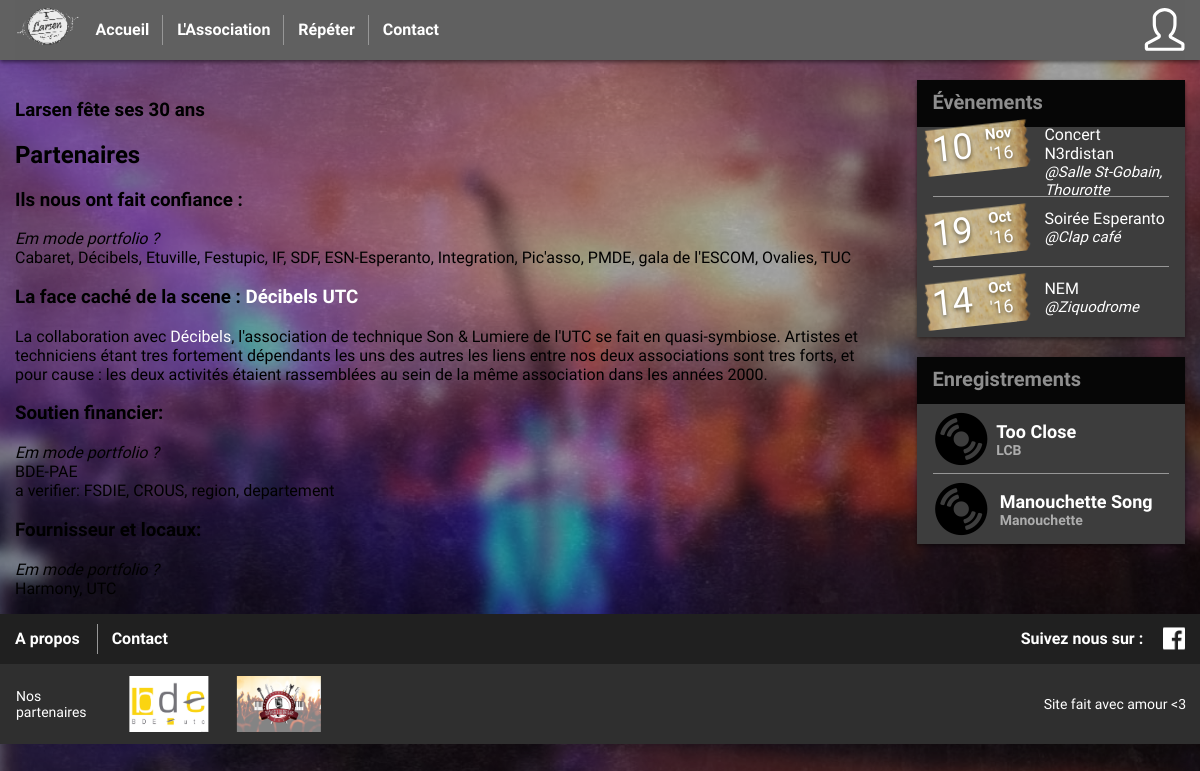
/partenaires, run on the app's committed database.
### tables this page shows
create table events (
  ID bigint primary KEY AUTO_INCREMENT,
  nom varchar(255),
  date_event date,
  lieu varchar(255),
  description text
);

### incl/Router.php (called while the page is built, shortened)
<?php
class Router {
    static private $instance;
    private $routes;
    private $crawler;
    private $controllerFolder;
    private $configFolder;
    private $params;
    public static function getInstance()
    {
        if (!isset(self::$instance))
            self::$instance = new Router();
        return self::$instance;
    }
    function __construct() {
        $this->crawler = new \DOMDocument();
        $this->params = array();
    }
    public function setFolders($configFolder, $controllerFolder, $errorController) {
         $this->controllerFolder = $controllerFolder;
        $this->configFolder = $configFolder;
    }
    public function loadRoutes() {
        $this->crawler->load($this->configFolder.'/route.xml');
        foreach($this->crawler->getElementsByTagName("routes")->item(0)->childNodes as $route) {
            if($route->nodeName == "route") {
                $newRoute = array(
                    "url"=> $route->getAttribute("path"),
                    "controller" => $route->getElementsByTagName("controller")->item(0)->nodeValue,
                    "action" => $route->getElementsByTagName("action")->item(0)->nodeValue
                );
                if($route->getElementsByTagName("requirements")->length != 0) {
                    $requirementsArray = array();
                    $requirements = $route->getElementsByTagName("requirements")->item(0)->childNodes;
                    for($i=0; $i < $requirements->length; $i++) {
                        if($requirements->item($i)->nodeName != "#text") {
                            if(strpos($newRoute["url"], ':'.$requirements->item($i)->nodeName) !== false) {
                                $requirementsArray[$requirements->item($i)->nodeName] = $requirements->item($i)->getAttribute("value");
                            }
                        }
                    }
                    if(!empty($requirementsArray)) {
                        $newRoute["requirements"] = $requirementsArray;
                    }
                }
                $this->routes[$route->getAttribute("id")] = $newRoute;
            }
        }
    }
    public function matchRoute() {
        $requestedURL = explode('/', trim((isset($_GET['url'])) ? $_GET['url'] : '', '/'));
        $callRoute = null;
        foreach($this->routes as $route) {
            $url = explode('/', trim($route["url"], '/'));
            $params = array();
            if(count($requestedURL) == count($url)) {
                $status = true;
                for($i = 0; $i < count($url); $i++) {
                    if($url[$i] != '' && $url[$i][0] == ':') {
                        if(@array_key_exists(substr($url[$i], 1), $route["requirements"]) && !preg_match("#^".$route["requirements"][substr($url[$i], 1)]."$#",$requestedURL[$i])) {
                            $status=false;
                            break;
                        }
                        $params[substr($url[$i], 1)] = $requestedURL[$i];
                    }
                    elseif($url[$i] != $requestedURL[$i]) {
                        $status = false;
                        break;
                    }
                }
                if(!$status) {
                    unset($params);
                }
                else {
                    $callRoute = $route;
                    $this->params = $params;
                    break;
                }
            }
        }
        if($callRoute && is_file($this->controllerFolder.'/'.$callRoute["controller"].'Controller.php')) {
            $action = $callRoute["action"].'Action';
        }
        else {
            return $this->error404Redirection();
        }
        $controller = new $class();
        if(!is_callable(array($controller, $action))) {
            return $this->error404Redirection();
        }
        else {
            return $controller->$action($this->params);
        }
    }
    public function getUrl($routeName, $params = null) {
        if(!array_key_exists($routeName, $this->routes)) {
            throw new \Exception('Route doesn\'t exist');
        }
        else {
            $url = $this->routes[$routeName]["url"];
            if($params && (!strpos($this->routes[$routeName]["url"], ':') !== false)) {
                throw new \Exception('This route doesn\'t expect parmameters');
            }
            else if(!$params && (strpos($this->routes[$routeName]["url"], ':') !== false)){
                throw new \Exception('This route needs parameters');
            }
            else if(strpos($this->routes[$routeName]["url"], ':') !== false) {
                foreach ($params as $key=>$value) {
                    $url = str_replace(":".$key, $value, $url);
                }
            }
            return '/larsenUTC'.$url;
        }
    }
}

### controllers/associationController.php (called while the page is built, shortened)
<?php
class AssociationController {
	public function partenairesAction() {
		include_once('./views/partenaires.php');
	}
}

### controllers/side_bar/C_s_blog.php (called while the page is built)
<?php
include_once('./models/M_events.php');
$events = get_events(0,3);
$records = array(
    array(
        "name" => "<a href='https://soundcloud.com/d-cibels-utc/too-close-cover'>Too Close</a>",
        "artist" => "LCB",
        "type" => "audio"
    ),
    array(
        "name" => "<a href='https://soundcloud.com/d-cibels-utc/manouchette-song'>Manouchette Song</a>",
        "artist" => "Manouchette",
        "type" => "audio"
    )
);
include_once('./views/side_bar/s_blog.php');

### models/M_events.php (called while the page is built, shortened)
<?php
function get_events($offset = 0, $limit = 50) {
    $db = SPDO::getSPDO();
    $req = $db->prepare('SELECT * FROM events ORDER BY date_event DESC LIMIT :offset, :limit');
    $req->bindParam('offset', $offset, PDO::PARAM_INT);
    $req->bindParam('limit', $limit, PDO::PARAM_INT);
    $req->execute();
    return $req->fetchAll();
}

### views/side_bar/s_blog.php (the view)
<div class="list-module row">
    <div class="col-md-12">
        <div class="row list-module-title">
            <div class="col-md-12">
                <h3>Évènements</h3>
            </div>
        </div>
        <div class="row">
            <?php
            foreach($events as $event) { ?>
            <div class="col-md-12 list-row">
                <div class="row">
                    <div class="col-md-5 event-date">
                        <div class="row">
                            <?php echo '<div class="col-md-6"><span class="event-date-day">'.date('d', strtotime($event['date_event'])).'</span></div><div class="col-md-6"><span class="event-date-month">'.utf8_encode(strftime('%b', strtotime($event['date_event']))).'</span><span class="event-date-year">\''.date('y', strtotime($event['date_event'])).'</span></div>'; ?>
                        </div>
                    </div>
                    <div class="col-md-7">
                        <div class="row">
                            <span class="event-name col-md-12"><?php echo $event['nom']; ?></span>
                            <span class="event-place col-md-12">@<?php echo $event['lieu']; ?></span>
                        </div>
                    </div>
                </div>
            </div>
            <?php }
            ?>
        </div>
    </div>
</div>
<div class="list-module row">
    <div class="col-md-12">
        <div class="row list-module-title">
            <div class="col-md-12">
                <h3>Enregistrements</h3>
            </div>
        </div>
        <div class="row">
            <?php
            foreach($records as $record) { ?>
            <div class="col-md-12 list-row">
                <div class="row">
                    <div class="col-md-3 record-type">
                        <?php
                            if($record['type'] == "audio") {
                                echo '<span class="glyphicon glyphicon-cd"></span>';
                            }
                            else {
                                echo '<span class="glyphicon glyphicon-film"></span>';
                            }
                        ?>
                    </div>
                    <div class="col-md-9 record-info">
                        <div class="row">
                            <span class="record-name col-md-12"><?php echo $record['name']; ?></span>
                            <span class="record-artist col-md-12"><?php echo $record['artist']; ?></span>
                        </div>
                    </div>
                </div>
            </div>
            <?php }
            ?>
        </div>
    </div>
</div>

### index.php (shortened to what this page needs)
<?php
require_once './incl/Router.php';
$router = Router::getInstance();
$router->setFolders('config', 'controllers', 'error');
$router->loadRoutes();
$sidebarFile = null;
 ?>
<!DOCTYPE html>
<html>
    <head>
	    <link href="/larsenUTC/style/css/app.css" rel="stylesheet" />
	    <link href="/larsenUTC/style/css/glyphicons.css" rel="stylesheet" />
    </head>
    <body>
        <nav class="nav">
			<ul class="container">
				<a href="<?php echo $router->getUrl('accueil'); ?>"><img src="/larsenUTC/style/img/logo.png" height="44px" class="logo"/></a>
				<li><a href="<?php echo $router->getUrl('accueil'); ?>">Accueil</a></li>
				<li class="dropdown">
					<a href="#">L'Association</a>
				</li>
				<li class="dropdown">
					<a href="<?php echo $router->getUrl('repet_salle', array('salle' => 'all')); ?>">Répéter</a>
				</li>
				<li><a href="<?php echo $router->getUrl('association_contact'); ?>">Contact</a></li>
			</ul>
        </nav>
		<div class="container">
			<section class="row">
				<article class="col-lg-9">
				<?php
				$router->matchRoute();
			?>
				</article>
				<aside class="col-lg-3">
					<div class="col-md-12">
						<?php
							if (!$sidebarFile){
								include('./controllers/side_bar/C_s_blog.php');
							}
						?>
					</div>
				</aside>
			</section>
		</div>
		<footer>
			<div class="row">
				<div class="col-md-12">
					<div class="footer-title row">
						<div class="container">
							<div class="row">
								<ul class="col-md-12">
									<li><a href="<?php echo $router->getUrl('association_presentation'); ?>">A propos</a></li>
									<li><a href="<?php echo $router->getUrl('association_contact'); ?>">Contact</a></li>
									<li class="to-right">
										Suivez nous sur : <a href='https://www.facebook.com/larsen.utc'><img src="/larsenUTC/style/img/logo-fb.png" alt="logo-fb" class="embed-img"/></a>
									</li>
								</ul>
							</div>
						</div>
					</div>
					<div class="footer-body">
						<div class="container">
							<div class="row">
								<ul class="col-md-10">
									<li><a class="text-link" href="<?php echo $router->getUrl('partenaires'); ?>">Nos partenaires</a></li>
	    							<li><a href='https://assos.utc.fr/'><img src="/larsenUTC/style/img/logo-bde.jpg" alt="logo-bde"/></a></li>
	    							<li><a href='https://assos.utc.fr/decibels/'><img src="/larsenUTC/style/img/logo-decibels.png" alt="logo-decibels"/></a></li>
								</ul>
								<div class="col-md-2 to-right ">
									Site fait avec amour <3
								</div>
							</div>
						</div>
					</div>
				</div>
			</div>
		</footer>
	</body>
</html>

### views/partenaires.php
<h1> Larsen fête ses 30 ans </h1>
<h2> Partenaires </h2>
<h3> Ils nous ont fait confiance :</h3>
<p>
	<em>Em mode portfolio ?</em> <br/>
	Cabaret, Décibels, Etuville, Festupic, IF, SDF, ESN-Esperanto, Integration, Pic'asso, PMDE, gala de l'ESCOM, Ovalies, TUC
</p>
<h3> La face caché de la scene : <a href="http://assos.utc.fr/decibels/">Décibels UTC</a></h3>
<p>
	La collaboration avec <a href="http://assos.utc.fr/decibels/">Décibels</a>, l'association de technique Son & Lumiere de l'UTC se fait en quasi-symbiose. Artistes et techniciens étant tres fortement dépendants les uns des autres les liens entre nos deux associations sont tres forts, et pour cause : les deux activités étaient rassemblées au sein de la même association dans les années 2000.
</p>
<h3> Soutien financier:</h3>
<p>
	<em>Em mode portfolio ?</em> <br/>
	BDE-PAE <br/>
	a verifier: FSDIE, CROUS, region, departement
</p>
<h3> Fournisseur et locaux:</h3>
<p>
	<em>Em mode portfolio ?</em> <br/>
	Harmony, UTC
</p>

### data on the page
events: date_event "10", date_event "Nov", date_event "16", nom "Concert N3rdistan", lieu "Salle St-Gobain, Thourotte"
events: date_event "19", date_event "Oct", date_event "16", nom "Soirée Esperanto", lieu "Clap café"
events: date_event "14", date_event "Oct", date_event "16", nom "NEM", lieu "Ziquodrome"

### other printed values
$record['name'] "Too Close"
$record['artist'] "LCB"
$record['name'] "Manouchette Song"
$record['artist'] "Manouchette"
